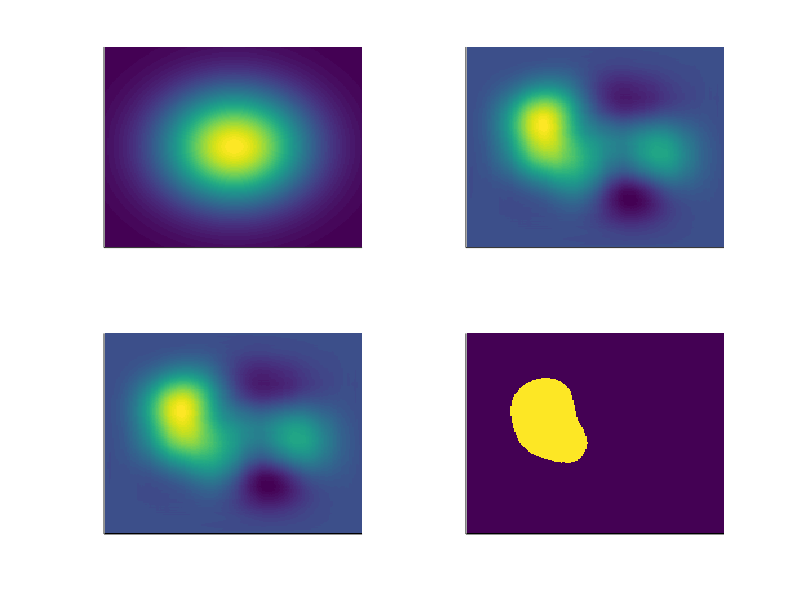

This chart was generated by the following MATLAB code:
clear 
divs = 20;
x = -5:1/divs:5;
y = -5:1/divs:5;
[X,Y] = meshgrid(x,y);
Z = exp(-1*(X.^2 + Y.^2)/(2*4));

subplot(2,2,1), hold on, grid on 
xlim([0, 200]), ylim([0, 200])
xticks([]), yticks([])
imagesc(Z)

noise = randn(round(size(Z)));
image = conv2(noise, Z);
image = image(1:2:length(image),1:2:length(image));
subplot(2,2,2), hold on, grid on
xlim([0, 200]), ylim([0, 200])
xticks([]), yticks([])
imagesc(image)

z_image = (image - mean(image(:)))/std(image(:));
subplot(2,2,3), hold on, grid on
xlim([0, 200]), ylim([0, 200])
xticks([]), yticks([])
imagesc(z_image)

threshold = 1.5;
[map, n_clusters] = bwlabeln(z_image>threshold);
subplot(2,2,4), hold on, grid on
xlim([0, 200]), ylim([0, 200])
xticks([]), yticks([])
imagesc(map)
